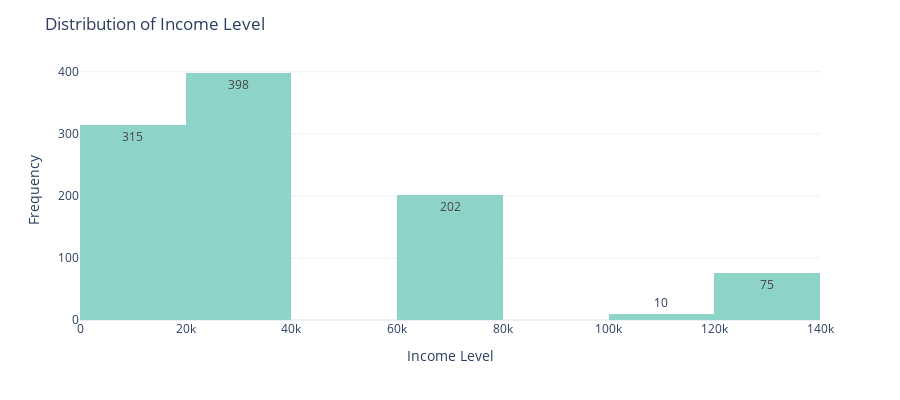

Notebook source saved alongside this figure:
### Code cell
# Distribution of the Income Level Column
income_counts = copiah_df['Income Level'].value_counts()

fig = px.histogram(
    copiah_df, 
    x='Income Level', 
    nbins=10, 
    color_discrete_sequence=px.colors.qualitative.Set3,
    text_auto=True
)

fig.update_layout(
    title='Distribution of Income Level',
    xaxis_title='Income Level',
    yaxis_title='Frequency',
    template='plotly_white',
    width=900,
    height=400
)

fig.show()

### Figure 1 — Plotly figure (JSON) as saved in the notebook; plotly's stock layout.template omitted (floating-point values rounded to 4 significant figures; data arrays with more than 128 entries replaced by an {"elided": "..."} marker saying what was removed)
{"data": [{"bingroup": "x", "hovertemplate": "Income Level=%{x}<br>count=%{y}<extra></extra>", "legendgroup": "", "marker": {"color": "rgb(141,211,199)", "pattern": {"shape": ""}}, "name": "", "nbinsx": 10, "orientation": "v", "showlegend": false, "texttemplate": "%{value}", "type": "histogram", "x": {"elided": "1000 float values"}, "xaxis": "x", "yaxis": "y"}], "layout": {"barmode": "relative", "height": 400, "legend": {"tracegroupgap": 0}, "margin": {"t": 60}, "title": {"text": "Distribution of Income Level"}, "width": 900, "xaxis": {"anchor": "y", "domain": [0, 1], "title": {"text": "Income Level"}}, "yaxis": {"anchor": "x", "domain": [0, 1], "title": {"text": "Frequency"}}}}
